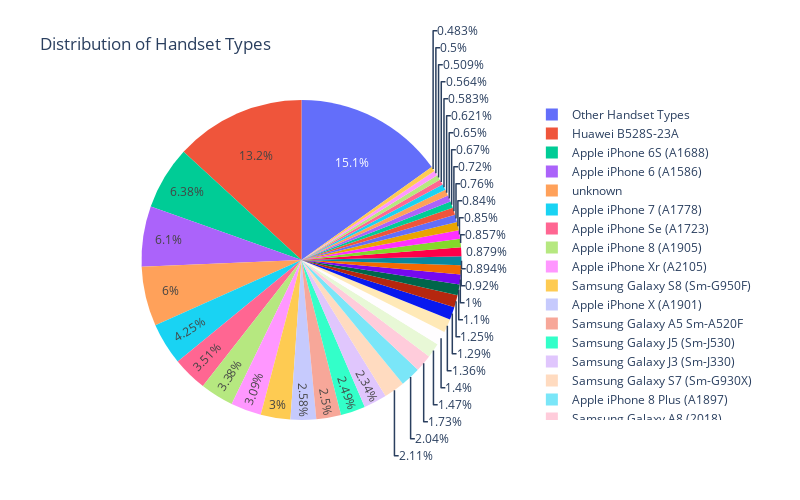

Write notebook code for a chart like this one.
### Code cell
plotly_plot_pie(tellco_clean, 'Handset Type', 700)

### Figure 1 — Plotly figure (JSON) as saved in the notebook; plotly's stock layout.template omitted (floating-point values rounded to 4 significant figures; data arrays with more than 128 entries replaced by an {"elided": "..."} marker saying what was removed)
{"data": [{"domain": {"x": [0, 1], "y": [0, 1]}, "hovertemplate": "Handset Type=%{label}<br>count=%{value}<extra></extra>", "labels": {"elided": "1363 str values"}, "legendgroup": "", "name": "", "showlegend": true, "type": "pie", "values": {"elided": "1363 int values"}}], "layout": {"height": 500, "legend": {"tracegroupgap": 0}, "title": {"text": "Distribution of Handset Types"}, "width": 800}}
